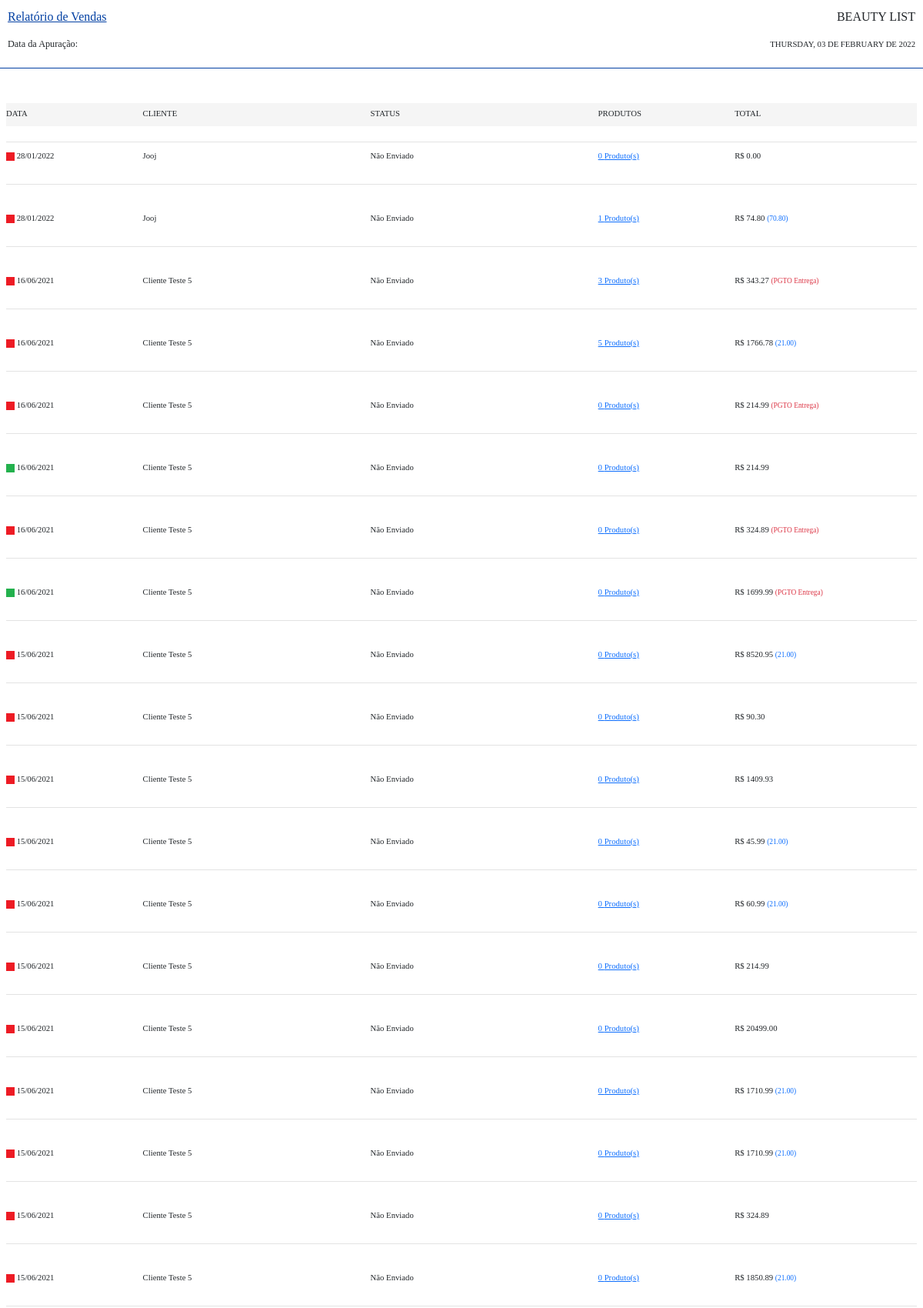
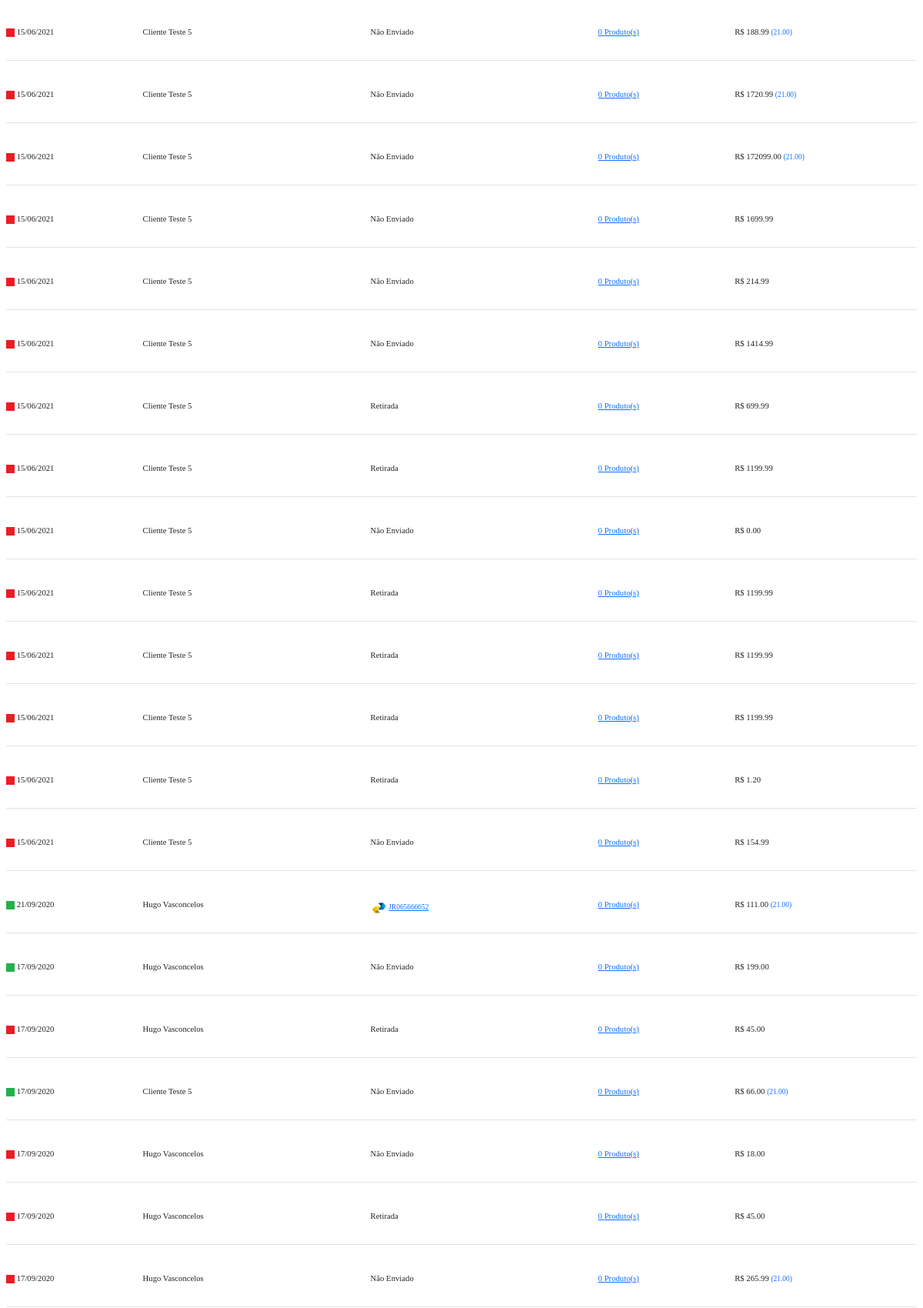
Page /sistema/painel-admin/rel/rel_vendas_html.php (upper part) on the committed database (2 pictures, top to bottom).
### tables this page shows
CREATE TABLE `vendas` (
  `id` int(11) NOT NULL AUTO_INCREMENT,
  `sub_total` decimal(10,2) NOT NULL,
  `frete` decimal(8,2) NOT NULL,
  `total` decimal(10,2) NOT NULL,
  `id_usuario` int(11) NOT NULL,
  `pago` varchar(5) NOT NULL,
  `data` date NOT NULL,
  `status` varchar(35) NOT NULL,
  `rastreio` varchar(35) DEFAULT NULL,
  `pgto_entrega` varchar(5) DEFAULT NULL,
  PRIMARY KEY (`id`)
);

CREATE TABLE `usuarios` (
  `id` int(11) NOT NULL AUTO_INCREMENT,
  `nome` varchar(50) NOT NULL,
  `cpf` varchar(20) NOT NULL,
  `email` varchar(50) NOT NULL,
  `senha` varchar(35) NOT NULL,
  `senha_crip` varchar(150) NOT NULL,
  `nivel` varchar(20) NOT NULL,
  `imagem` varchar(100) DEFAULT NULL,
  PRIMARY KEY (`id`)
);

### config.php (called while the page is built, shortened)
<?php
$nome_loja = 'Beauty List';
$url_loja = "http://$_SERVER[HTTP_HOST]/";
$url = explode("//", $url_loja);
if($url[1] == 'localhost/'){
	$url_loja = "http://$_SERVER[HTTP_HOST]/loja/";
}
 ?>

### sistema/painel-admin/rel/rel_vendas_html.php (the view, shortened to what this page needs)
<?php
require_once("../../../conexao.php");
$data_hoje = utf8_encode(strftime('%A, %d de %B de %Y', strtotime('today')));
$tipo = @$_GET['tipo'];
$data_inicial = @$_GET['data_inicial'];
$data_final = @$_GET['data_final'];
$data_inicialF = implode('/', array_reverse(explode('-', $data_inicial)));
$data_finalF = implode('/', array_reverse(explode('-', $data_final)));
if($tipo == "Sim"){
	$titulo_rel = 'Relatório de Vendas Pagas';
}else if($tipo == "Não"){
	$titulo_rel = 'Relatório de Vendas Pendentes';
}else{
	$titulo_rel = 'Relatório de Vendas';
}
if($data_inicial == $data_final){
	$apuracao = 'Data da Apuração: '.$data_inicialF;
}else{
	$apuracao = 'Apuração: '.$data_inicialF.' à '.$data_finalF;
}
if($tipo == ""){
	$tipo = '%%';
}
?>
<!DOCTYPE html>
<html>
<head>
	<link href="https://cdn.jsdelivr.net/npm/bootstrap@5.0.0/dist/css/bootstrap.min.css" rel="stylesheet">
</head>
<body>
		<section class="area-cab">
		<div class="cabecalho">
			<div class="coluna titulo_cab" style="width:70%"> <u><?php echo $titulo_rel ?></u></div>
			<div align="right" class="coluna" style="width:30%"> <?php echo mb_strtoupper($nome_loja) ?></div>
		</div>
		</section>
		<br>
		<section class="area-cab">
		<div class="cabecalho">
			<div class="coluna" style="width:60%"><small> <small><?php echo $apuracao ?></small></small></div>
			<div align="right" class="coluna" style="width:40%"><small> <small><small> <?php echo mb_strtoupper($data_hoje) ?></small></small></small></div>
		</div>
		</section>
		<br>
		<div class="cabecalho" style="border-bottom: solid 1px #0340a3">
		</div>
	<div class="mx-2" style="padding-top:15px ">
	<small><small><small>
	<section class="area-tab" style="background-color: #f5f5f5;">
						<div class="linha-cab" style="padding-top: 5px;">
							<div class="coluna" style="width:15%">DATA</div>
							<div class="coluna" style="width:25%">CLIENTE</div>
							<div class="coluna" style="width:25%">STATUS</div>
							<div class="coluna" style="width:15%">PRODUTOS</div>
							<div class="coluna" style="width:20%">TOTAL</div>
						</div>
				</section><small></small>
				<div class="cabecalho mb-1" style="border-bottom: solid 1px #e3e3e3;">
		</div>
		 <?php
                   $query_ped = $pdo->query("SELECT * FROM vendas where (data >= '$data_inicial' or data >= '$data_final') and pago LIKE '$tipo' order by id desc ");
                   $res_ped = $query_ped->fetchAll(PDO::FETCH_ASSOC);
                   for ($i=0; $i < count($res_ped); $i++) {
                      $data = $res_ped[$i]['data'];
                      $total = $res_ped[$i]['total'];
                      $pago = $res_ped[$i]['pago'];
                      $status = $res_ped[$i]['status'];
                      $rastreio = $res_ped[$i]['rastreio'];
                      $id_venda = $res_ped[$i]['id'];
                       $pgto_entrega = $res_ped[$i]['pgto_entrega'];
                        $frete = $res_ped[$i]['frete'];
                        $id_usuario = $res_ped[$i]['id_usuario'];
                      $data = implode('/', array_reverse(explode('-', $data)));
                      $quantidade_produtos = 0;
                    $query2 = $pdo->query("SELECT * FROM carrinho where id_venda = '$id_venda' order by id desc ");
                   $res2 = $query2->fetchAll(PDO::FETCH_ASSOC);
                   for ($i2=0; $i2 < count($res2); $i2++) {
                   $quantidade_produtos += $res2[$i2]['quantidade'];
                 }
                    $query3 = $pdo->query("SELECT * FROM usuarios where id = '$id_usuario' order by id desc ");
                   $res3 = $query3->fetchAll(PDO::FETCH_ASSOC);
                   $nome_cliente = $res3[0]['nome'];
			?>
				<section class="area-tab" style="padding-top:5px">
				<div class="linha-cab <?php echo $classe_linha ?>">
			<div class="coluna" style="width:15%">
                            <?php
                        if($pago == 'Sim') {
                            echo '<img src="'.$url_loja.'img/verde.jpg" width="11px">';
                        }else{
                             echo '<img src="'.$url_loja.'img/vermelho.jpg" width="11px">';
                        }?>
                        <?php echo $data ?>
                         </div>
                          <div class="coluna" style="width:25%"><?php echo $nome_cliente ?>
                   </div>
                    <div class="coluna" style="width:25%">
                            <?php if($status == 'Enviado'){
                                echo '<img src="'.$url_loja.'img/correios.png" width"25px" height="25"><a class="text-primary" title="Código de Postagem"><small>'. $rastreio .'</small></a>';
                            }else{
                                echo $status;
                            } ?>
                            </div>
                        <div class="coluna" style="width:15%">
                            <a href="" onclick="verProdutos('<?php echo $id_venda ?>')" title="Ver Produtos">
                            <?php echo $quantidade_produtos ?> Produto(s)
                            </a>
                        </div>
                         <div class="coluna" style="width:20%">R$ <?php echo $total ?>
                             <?php if($frete > 0){
              echo ' <small><span class="text-primary">('.$frete.')</span></small>';
             } ?>
             <?php
             if($pgto_entrega != ''){
                                  echo ' <small><span class="text-danger">(PGTO Entrega)</span></small>';
                                }
              ?>
                        </div>
			</div>
		</section>
		<div class="cabecalho" style="border-bottom: solid 1px #e3e3e3;">
		</div>
		<?php } ?>
		</small></small>
</div>
		<br>
</body>
</html>

### rows in the picture
vendas: data "28/01/2022", id_usuario.nome "Jooj", status "Não Enviado", quantidade_produtos "0", total "0.00"
vendas: data "28/01/2022", id_usuario.nome "Jooj", status "Não Enviado", quantidade_produtos "1", total "74.80", frete "70.80"
vendas: data "16/06/2021", id_usuario.nome "Cliente Teste 5", status "Não Enviado", quantidade_produtos "3", total "343.27", pgto_entrega "(PGTO Entrega)"
vendas: data "16/06/2021", id_usuario.nome "Cliente Teste 5", status "Não Enviado", quantidade_produtos "5", total "1766.78", frete "21.00"
vendas: data "16/06/2021", id_usuario.nome "Cliente Teste 5", status "Não Enviado", quantidade_produtos "0", total "214.99", pgto_entrega "(PGTO Entrega)"
vendas: data "16/06/2021", id_usuario.nome "Cliente Teste 5", status "Não Enviado", quantidade_produtos "0", total "214.99"
vendas: data "16/06/2021", id_usuario.nome "Cliente Teste 5", status "Não Enviado", quantidade_produtos "0", total "324.89", pgto_entrega "(PGTO Entrega)"
vendas: data "16/06/2021", id_usuario.nome "Cliente Teste 5", status "Não Enviado", quantidade_produtos "0", total "1699.99", pgto_entrega "(PGTO Entrega)"
vendas: data "15/06/2021", id_usuario.nome "Cliente Teste 5", status "Não Enviado", quantidade_produtos "0", total "8520.95", frete "21.00"
vendas: data "15/06/2021", id_usuario.nome "Cliente Teste 5", status "Não Enviado", quantidade_produtos "0", total "90.30"
vendas: data "15/06/2021", id_usuario.nome "Cliente Teste 5", status "Não Enviado", quantidade_produtos "0", total "1409.93"
vendas: data "15/06/2021", id_usuario.nome "Cliente Teste 5", status "Não Enviado", quantidade_produtos "0", total "45.99", frete "21.00"
vendas: data "15/06/2021", id_usuario.nome "Cliente Teste 5", status "Não Enviado", quantidade_produtos "0", total "60.99", frete "21.00"
vendas: data "15/06/2021", id_usuario.nome "Cliente Teste 5", status "Não Enviado", quantidade_produtos "0", total "214.99"
vendas: data "15/06/2021", id_usuario.nome "Cliente Teste 5", status "Não Enviado", quantidade_produtos "0", total "20499.00"
vendas: data "15/06/2021", id_usuario.nome "Cliente Teste 5", status "Não Enviado", quantidade_produtos "0", total "1710.99", frete "21.00"
vendas: data "15/06/2021", id_usuario.nome "Cliente Teste 5", status "Não Enviado", quantidade_produtos "0", total "1710.99", frete "21.00"
vendas: data "15/06/2021", id_usuario.nome "Cliente Teste 5", status "Não Enviado", quantidade_produtos "0", total "324.89"
vendas: data "15/06/2021", id_usuario.nome "Cliente Teste 5", status "Não Enviado", quantidade_produtos "0", total "1850.89", frete "21.00"
vendas: data "15/06/2021", id_usuario.nome "Cliente Teste 5", status "Não Enviado", quantidade_produtos "0", total "188.99", frete "21.00"
vendas: data "15/06/2021", id_usuario.nome "Cliente Teste 5", status "Não Enviado", quantidade_produtos "0", total "1720.99", frete "21.00"
vendas: data "15/06/2021", id_usuario.nome "Cliente Teste 5", status "Não Enviado", quantidade_produtos "0", total "172099.00", frete "21.00"
vendas: data "15/06/2021", id_usuario.nome "Cliente Teste 5", status "Não Enviado", quantidade_produtos "0", total "1699.99"
vendas: data "15/06/2021", id_usuario.nome "Cliente Teste 5", status "Não Enviado", quantidade_produtos "0", total "214.99"
vendas: data "15/06/2021", id_usuario.nome "Cliente Teste 5", status "Não Enviado", quantidade_produtos "0", total "1414.99"
vendas: data "15/06/2021", id_usuario.nome "Cliente Teste 5", status "Retirada", quantidade_produtos "0", total "699.99"
vendas: data "15/06/2021", id_usuario.nome "Cliente Teste 5", status "Retirada", quantidade_produtos "0", total "1199.99"
vendas: data "15/06/2021", id_usuario.nome "Cliente Teste 5", status "Não Enviado", quantidade_produtos "0", total "0.00"
vendas: data "15/06/2021", id_usuario.nome "Cliente Teste 5", status "Retirada", quantidade_produtos "0", total "1199.99"
vendas: data "15/06/2021", id_usuario.nome "Cliente Teste 5", status "Retirada", quantidade_produtos "0", total "1199.99"
vendas: data "15/06/2021", id_usuario.nome "Cliente Teste 5", status "Retirada", quantidade_produtos "0", total "1199.99"
vendas: data "15/06/2021", id_usuario.nome "Cliente Teste 5", status "Retirada", quantidade_produtos "0", total "1.20"
vendas: data "15/06/2021", id_usuario.nome "Cliente Teste 5", status "Não Enviado", quantidade_produtos "0", total "154.99"
vendas: data "21/09/2020", id_usuario.nome "Hugo Vasconcelos", rastreio "JR065666652", quantidade_produtos "0", total "111.00", frete "21.00"
vendas: data "17/09/2020", id_usuario.nome "Hugo Vasconcelos", status "Não Enviado", quantidade_produtos "0", total "199.00"
vendas: data "17/09/2020", id_usuario.nome "Hugo Vasconcelos", status "Retirada", quantidade_produtos "0", total "45.00"
vendas: data "17/09/2020", id_usuario.nome "Cliente Teste 5", status "Não Enviado", quantidade_produtos "0", total "66.00", frete "21.00"
vendas: data "17/09/2020", id_usuario.nome "Hugo Vasconcelos", status "Não Enviado", quantidade_produtos "0", total "18.00"
vendas: data "17/09/2020", id_usuario.nome "Hugo Vasconcelos", status "Retirada", quantidade_produtos "0", total "45.00"
vendas: data "17/09/2020", id_usuario.nome "Hugo Vasconcelos", status "Não Enviado", quantidade_produtos "0", total "265.99", frete "21.00"

### other values in the picture
$titulo_rel "Relatório de Vendas"
mb_strtoupper($nome_loja) "BEAUTY LIST"
$apuracao "Data da Apuração:"
mb_strtoupper($data_hoje) "THURSDAY, 03 DE FEBRUARY DE 2022"
